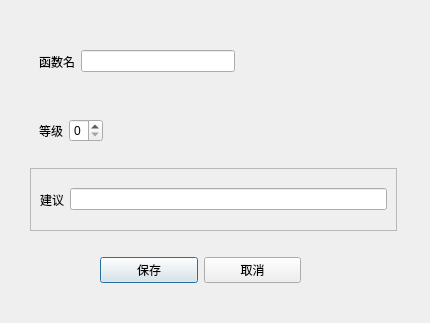
<?xml version="1.0" encoding="UTF-8"?>
<ui version="4.0">
 <class>d_addfunction</class>
 <widget class="QDialog" name="d_addfunction">
  <property name="geometry">
   <rect>
    <x>0</x>
    <y>0</y>
    <width>430</width>
    <height>323</height>
   </rect>
  </property>
  <property name="windowTitle">
   <string>增加</string>
  </property>
  <widget class="QWidget" name="widget" native="true">
   <property name="geometry">
    <rect>
     <x>100</x>
     <y>240</y>
     <width>201</width>
     <height>61</height>
    </rect>
   </property>
   <layout class="QHBoxLayout" name="horizontalLayout">
    <item>
     <widget class="QPushButton" name="add_save">
      <property name="text">
       <string>保存</string>
      </property>
     </widget>
    </item>
    <item>
     <widget class="QPushButton" name="add_cancel">
      <property name="text">
       <string>取消</string>
      </property>
     </widget>
    </item>
   </layout>
  </widget>
  <widget class="QWidget" name="widget_4" native="true">
   <property name="geometry">
    <rect>
     <x>30</x>
     <y>30</y>
     <width>367</width>
     <height>201</height>
    </rect>
   </property>
   <layout class="QVBoxLayout" name="verticalLayout">
    <item>
     <widget class="QWidget" name="widget_2" native="true">
      <layout class="QHBoxLayout" name="horizontalLayout_2">
       <item>
        <widget class="QLabel" name="la_dname">
         <property name="text">
          <string>函数名</string>
         </property>
        </widget>
       </item>
       <item>
        <widget class="QLineEdit" name="le_dname"/>
       </item>
       <item>
        <spacer name="horizontalSpacer_2">
         <property name="orientation">
          <enum>Qt::Horizontal</enum>
         </property>
         <property name="sizeHint" stdset="0">
          <size>
           <width>40</width>
           <height>20</height>
          </size>
         </property>
        </spacer>
       </item>
      </layout>
     </widget>
    </item>
    <item>
     <widget class="QWidget" name="widget_3" native="true">
      <layout class="QHBoxLayout" name="horizontalLayout_3">
       <item>
        <widget class="QLabel" name="la_degree">
         <property name="maximumSize">
          <size>
           <width>40</width>
           <height>16777215</height>
          </size>
         </property>
         <property name="text">
          <string>等级</string>
         </property>
        </widget>
       </item>
       <item>
        <widget class="QSpinBox" name="sb_degree">
         <property name="maximum">
          <number>5</number>
         </property>
        </widget>
       </item>
       <item>
        <spacer name="horizontalSpacer">
         <property name="orientation">
          <enum>Qt::Horizontal</enum>
         </property>
         <property name="sizeHint" stdset="0">
          <size>
           <width>40</width>
           <height>20</height>
          </size>
         </property>
        </spacer>
       </item>
      </layout>
     </widget>
    </item>
    <item>
     <widget class="QFrame" name="frame">
      <property name="frameShape">
       <enum>QFrame::StyledPanel</enum>
      </property>
      <property name="frameShadow">
       <enum>QFrame::Raised</enum>
      </property>
      <layout class="QHBoxLayout" name="horizontalLayout_4">
       <item>
        <widget class="QLabel" name="lb_suggest">
         <property name="text">
          <string>建议</string>
         </property>
        </widget>
       </item>
       <item>
        <widget class="QLineEdit" name="le_suggest"/>
       </item>
      </layout>
     </widget>
    </item>
   </layout>
  </widget>
 </widget>
 <resources/>
 <connections/>
</ui>
